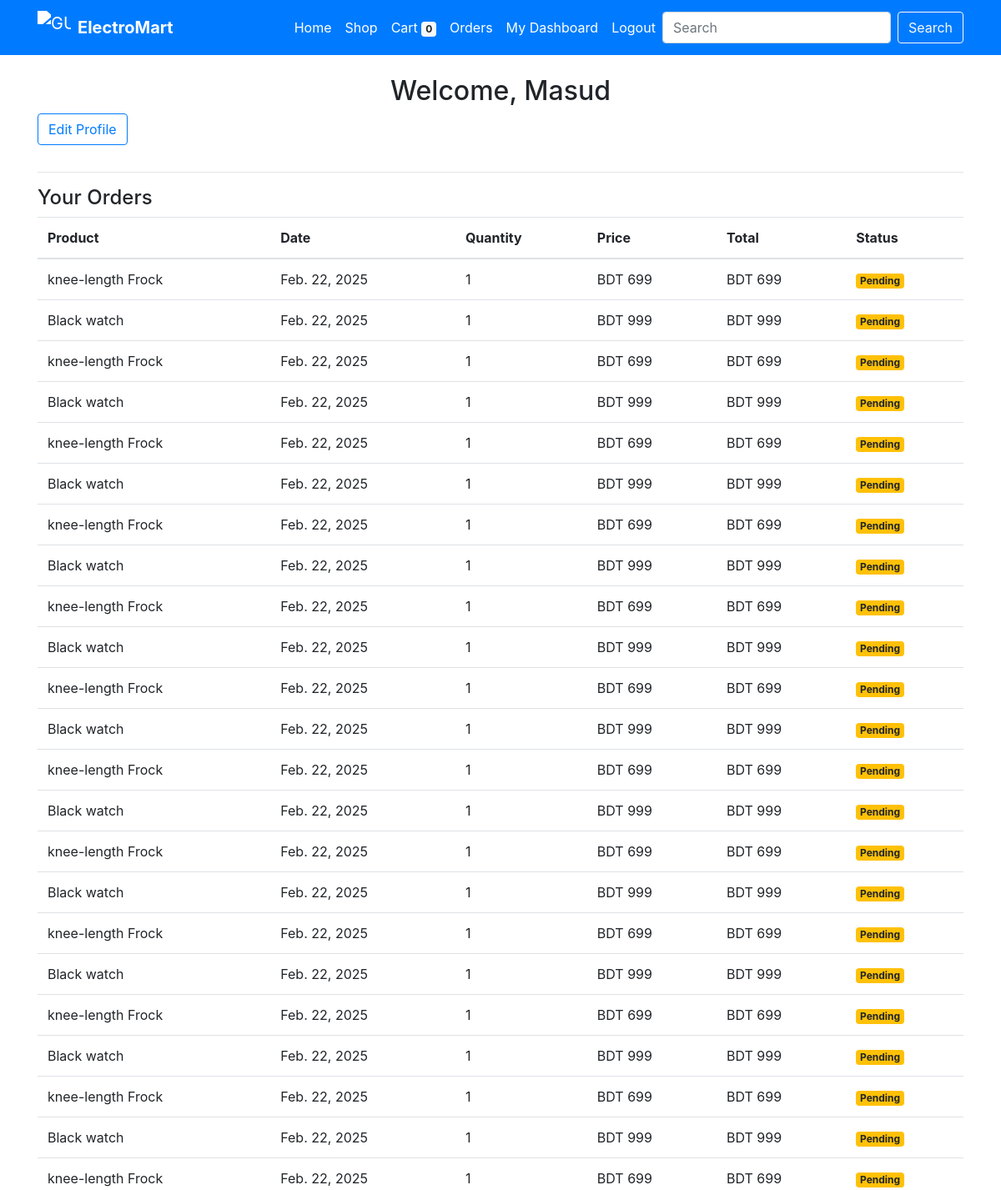
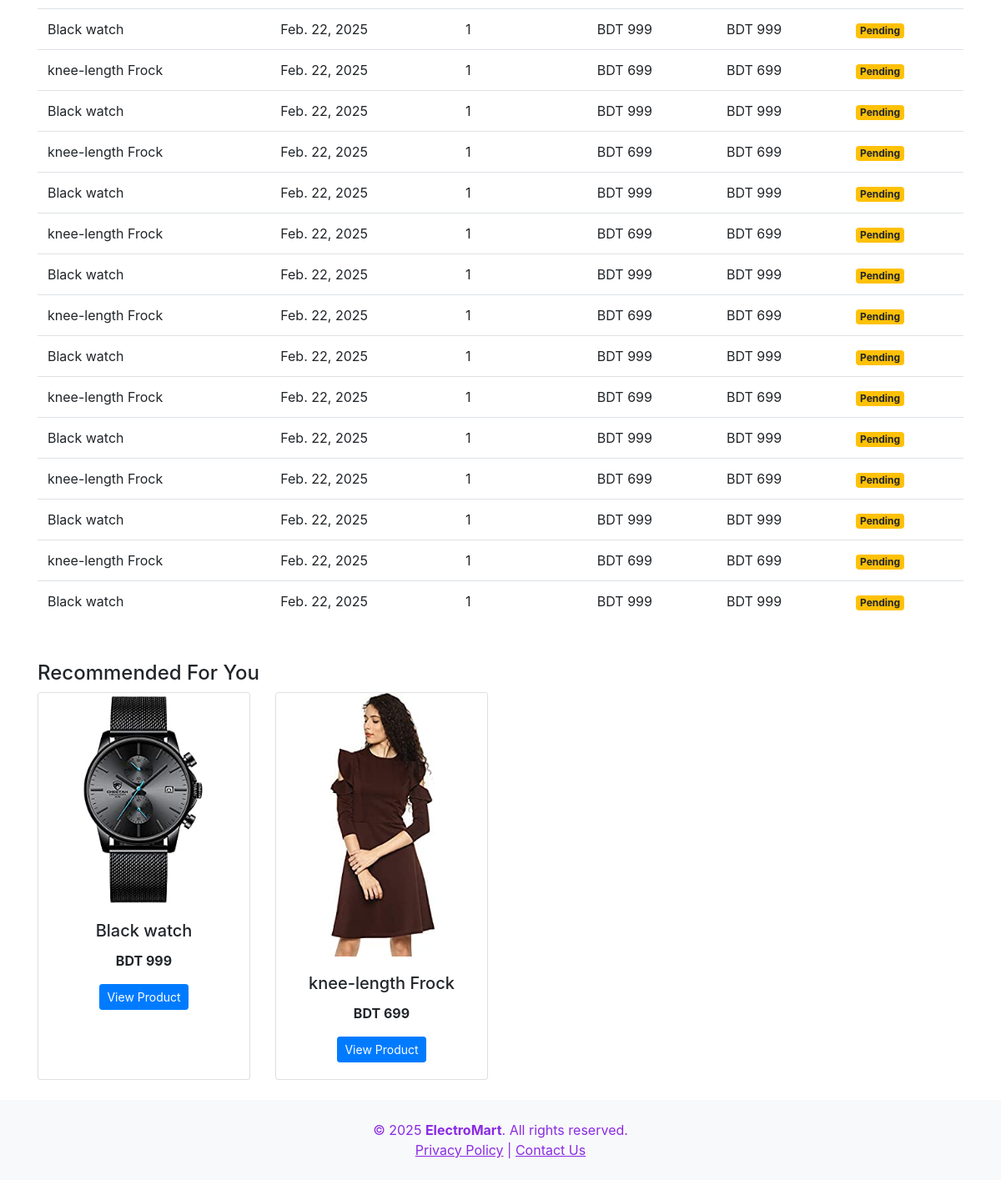
Screenshot of /my-dashboard/ (signed in) with the database file from the repository (2 pictures, top to bottom).
### store/models/customer.py (models this page shows, shortened)
class Customer(models.Model):
    first_name = models.CharField(max_length=50)
    last_name = models.CharField (max_length=50)
    phone = models.CharField(max_length=10)
    email=models.EmailField()
    password = models.CharField(max_length=100)

### store/models/orders.py (models this page shows, shortened)
class Order(models.Model):
    product = models.ForeignKey(Products,
                                on_delete=models.CASCADE)
    customer = models.ForeignKey(Customer,
                                 on_delete=models.CASCADE)
    quantity = models.IntegerField(default=1)
    price = models.IntegerField()
    address = models.CharField (max_length=50, default='', blank=True)
    phone = models.CharField (max_length=50, default='', blank=True)
    date = models.DateField (default=datetime.datetime.today)
    status = models.BooleanField (default=False)
    @staticmethod
    def get_orders_by_customer(customer_id):
        return Order.objects.filter(customer=customer_id).order_by('-date')

### store/models/product.py (models this page shows, shortened)
class Products(models.Model):
    size = models.CharField(max_length=20, choices=[('XS', 'XS'), ('S', 'S'), ('M', 'M'), ('L', 'L'), ('XL', 'XL')], default='M')
    color = models.CharField(max_length=20, choices=[('Black', 'Black'), ('White', 'White'), ('Red', 'Red'), ('Blue', 'Blue'), ('Green', 'Green')], default='Black')
    name = models.CharField(max_length=60)
    price= models.IntegerField(default=0)
    category= models.ForeignKey(Category,on_delete=models.CASCADE,default=1 )
    description= models.CharField(max_length=250, default='', blank=True, null= True)
    image= models.ImageField(upload_to='uploads/products/')
    ar_url = models.URLField(max_length=200, blank=True, null=True)
    vr_url = models.URLField(max_length=200, blank=True, null=True)
    has_ar = models.BooleanField(default=False)
    has_vr = models.BooleanField(default=False)

### store/views/home.py (the view)
# urls.py: path('my-dashboard/', user_dashboard, name='user_dashboard'),
def user_dashboard(request):
    customer_id = request.session.get('customer')
    if not customer_id:
        return render(request, 'login.html', {'error': 'Please log in to access your dashboard.'})
    customer = Customer.objects.get(id=customer_id)
    orders = Order.get_orders_by_customer(customer_id)
    recommendations = generate_recommendations_for_user(customer_id)
    return render(request, 'user_dashboard.html', {
        'customer': customer,
        'orders': orders,
        'recommended_products': recommendations
    })

### store/templatetags/custom_filter.py (called while the page is built)
@register.filter(name='currency')
def currency(number):
    return f"BDT {number}"

@register.filter(name='multiply')
def multiply(number, multiplier):
    return number * multiplier

### store/templates/user_dashboard.html
{% extends 'base.html' %}
{% load cart %}
{% load custom_filter %}
{% block content %}
<div class="container mt-4">
    <h2 class="text-center">Welcome, {{ customer.first_name }}</h2>
    <a href="{% url 'edit_profile' %}" class="btn btn-outline-primary mb-3">Edit Profile</a>
    <hr>
    <h4>Your Orders</h4>
    <table class="table">
        <thead>
            <tr>
                <th>Product</th>
                <th>Date</th>
                <th>Quantity</th>
                <th>Price</th>
                <th>Total</th>
                <th>Status</th>
            </tr>
        </thead>
        <tbody>
            {% for order in orders %}
            <tr>
                <td>{{ order.product.name }}</td>
                <td>{{ order.date }}</td>
                <td>{{ order.quantity }}</td>
                <td>{{ order.price|currency }}</td>
                <td>{{ order.quantity|multiply:order.price|currency }}</td>
                <td>
                    {% if order.status %}
                    <span class="badge badge-success">Completed</span>
                    {% else %}
                    <span class="badge badge-warning">Pending</span>
                    {% endif %}
                </td>
            </tr>
            {% empty %}
            <tr><td colspan="6">No orders found.</td></tr>
            {% endfor %}
        </tbody>
    </table>
    <h4 class="mt-5">Recommended For You</h4>
    <div class="row">
        {% for product in recommended_products %}
        <div class="col-md-3 mb-4">
            <div class="card h-100">
                <img src="{{ product.image.url }}" class="card-img-top" alt="{{ product.name }}">
                <div class="card-body text-center">
                    <h5 class="card-title">{{ product.name }}</h5>
                    <p class="card-text"><b>{{ product.price|currency }}</b></p>
                    <a href="/product/{{ product.id }}" class="btn btn-primary btn-sm">View Product</a>
                </div>
            </div>
        </div>
        {% empty %}
        <p>No recommendations at the moment.</p>
        {% endfor %}
    </div>
</div>
{% endblock %}

### store/templates/base.html (shortened to what this page needs)
<!doctype html>
<html lang="en">
<head>
    <link rel="stylesheet" href="https://maxcdn.bootstrapcdn.com/bootstrap/4.0.0/css/bootstrap.min.css">
</head>
<body>
    <nav class="navbar navbar-expand-lg navbar-dark bg-primary shadow-sm sticky-top">
        <div class="container">
            <a class="navbar-brand d-flex align-items-center" href="/">
                <img src="https://www.freepnglogos.com/uploads/shopping-cart-png/shopping-cart-svg-png-icon-download-28.png" style="width:40px;height:40px;" alt="GUB-Shop">
                <span class="ml-2 font-weight-bold">ElectroMart</span>
            </a>
            <div class="collapse navbar-collapse" id="navbarSupportedContent">
                <ul class="navbar-nav ml-auto align-items-center">
                    <li class="nav-item">
                        <a class="nav-link text-white" href="/store">Home</a>
                    </li>
                    <li class="nav-item">
                        <a class="nav-link text-white" href="/shop">Shop</a>
                    </li>
                    <li class="nav-item">
                        <a class="nav-link text-white" href="/cart">Cart <span class="badge badge-light">{{ request.session.cart.keys|length }}</span></a>
                    </li>
                    {% if request.session.customer %}
                    <li class="nav-item">
                        <a class="nav-link text-white" href="/orders">Orders</a>
                    </li>
                    {% if request.session.customer %}
                    <li class="nav-item">
                        <a class="nav-link text-white" href="/my-dashboard">My Dashboard</a>
                    </li>
                    {% endif %}
                    <li class="nav-item">
                        <a class="nav-link text-white" href="/logout">Logout</a>
                    </li>
                    {% endif %}
                </ul>
                <form class="form-inline my-2 my-lg-0" action="/search" method="GET">
                    <input class="form-control mr-sm-2" type="search" placeholder="Search" aria-label="Search" name="q">
                    <button class="btn btn-outline-light my-2 my-sm-0" type="submit">Search</button>
                </form>
            </div>
        </div>
    </nav>
    {% block content %}{% endblock %}
    <footer class="bg-light text-center py-4" style="color: #8A2BE2;">
        <p style="margin: 0;">
            &copy; 2025
            <strong>ElectroMart</strong>. All rights reserved.
        </p>
        <div>
            <a href="/privacy-policy" style="color: #8A2BE2; text-decoration: underline;">Privacy Policy</a> |
            <a href="/contact" style="color: #8A2BE2; text-decoration: underline;">Contact Us</a>
        </div>
    </footer>
</body>
</html>

### store/templates/base.html (style rules this page uses)
.navbar-brand img { filter: brightness(0) invert(1); }

### rows the page displays
Customer: first_name "Masud"
Order: product.name "knee-length Frock", date "Feb. 22, 2025", quantity "1", price "BDT 699", quantity|multiply "BDT 699", status "Pending"
Order: product.name "Black watch", date "Feb. 22, 2025", quantity "1", price "BDT 999", quantity|multiply "BDT 999", status "Pending"
Order: product.name "knee-length Frock", date "Feb. 22, 2025", quantity "1", price "BDT 699", quantity|multiply "BDT 699", status "Pending"
Order: product.name "Black watch", date "Feb. 22, 2025", quantity "1", price "BDT 999", quantity|multiply "BDT 999", status "Pending"
Order: product.name "knee-length Frock", date "Feb. 22, 2025", quantity "1", price "BDT 699", quantity|multiply "BDT 699", status "Pending"
Order: product.name "Black watch", date "Feb. 22, 2025", quantity "1", price "BDT 999", quantity|multiply "BDT 999", status "Pending"
Order: product.name "knee-length Frock", date "Feb. 22, 2025", quantity "1", price "BDT 699", quantity|multiply "BDT 699", status "Pending"
Order: product.name "Black watch", date "Feb. 22, 2025", quantity "1", price "BDT 999", quantity|multiply "BDT 999", status "Pending"
Order: product.name "knee-length Frock", date "Feb. 22, 2025", quantity "1", price "BDT 699", quantity|multiply "BDT 699", status "Pending"
Order: product.name "Black watch", date "Feb. 22, 2025", quantity "1", price "BDT 999", quantity|multiply "BDT 999", status "Pending"
Order: product.name "knee-length Frock", date "Feb. 22, 2025", quantity "1", price "BDT 699", quantity|multiply "BDT 699", status "Pending"
Order: product.name "Black watch", date "Feb. 22, 2025", quantity "1", price "BDT 999", quantity|multiply "BDT 999", status "Pending"
Order: product.name "knee-length Frock", date "Feb. 22, 2025", quantity "1", price "BDT 699", quantity|multiply "BDT 699", status "Pending"
Order: product.name "Black watch", date "Feb. 22, 2025", quantity "1", price "BDT 999", quantity|multiply "BDT 999", status "Pending"
Order: product.name "knee-length Frock", date "Feb. 22, 2025", quantity "1", price "BDT 699", quantity|multiply "BDT 699", status "Pending"
Order: product.name "Black watch", date "Feb. 22, 2025", quantity "1", price "BDT 999", quantity|multiply "BDT 999", status "Pending"
Order: product.name "knee-length Frock", date "Feb. 22, 2025", quantity "1", price "BDT 699", quantity|multiply "BDT 699", status "Pending"
Order: product.name "Black watch", date "Feb. 22, 2025", quantity "1", price "BDT 999", quantity|multiply "BDT 999", status "Pending"
Order: product.name "knee-length Frock", date "Feb. 22, 2025", quantity "1", price "BDT 699", quantity|multiply "BDT 699", status "Pending"
Order: product.name "Black watch", date "Feb. 22, 2025", quantity "1", price "BDT 999", quantity|multiply "BDT 999", status "Pending"
Order: product.name "knee-length Frock", date "Feb. 22, 2025", quantity "1", price "BDT 699", quantity|multiply "BDT 699", status "Pending"
Order: product.name "Black watch", date "Feb. 22, 2025", quantity "1", price "BDT 999", quantity|multiply "BDT 999", status "Pending"
Order: product.name "knee-length Frock", date "Feb. 22, 2025", quantity "1", price "BDT 699", quantity|multiply "BDT 699", status "Pending"
Order: product.name "Black watch", date "Feb. 22, 2025", quantity "1", price "BDT 999", quantity|multiply "BDT 999", status "Pending"
Order: product.name "knee-length Frock", date "Feb. 22, 2025", quantity "1", price "BDT 699", quantity|multiply "BDT 699", status "Pending"
Order: product.name "Black watch", date "Feb. 22, 2025", quantity "1", price "BDT 999", quantity|multiply "BDT 999", status "Pending"
Order: product.name "knee-length Frock", date "Feb. 22, 2025", quantity "1", price "BDT 699", quantity|multiply "BDT 699", status "Pending"
Order: product.name "Black watch", date "Feb. 22, 2025", quantity "1", price "BDT 999", quantity|multiply "BDT 999", status "Pending"
Order: product.name "knee-length Frock", date "Feb. 22, 2025", quantity "1", price "BDT 699", quantity|multiply "BDT 699", status "Pending"
Order: product.name "Black watch", date "Feb. 22, 2025", quantity "1", price "BDT 999", quantity|multiply "BDT 999", status "Pending"
Order: product.name "knee-length Frock", date "Feb. 22, 2025", quantity "1", price "BDT 699", quantity|multiply "BDT 699", status "Pending"
Order: product.name "Black watch", date "Feb. 22, 2025", quantity "1", price "BDT 999", quantity|multiply "BDT 999", status "Pending"
Order: product.name "knee-length Frock", date "Feb. 22, 2025", quantity "1", price "BDT 699", quantity|multiply "BDT 699", status "Pending"
Order: product.name "Black watch", date "Feb. 22, 2025", quantity "1", price "BDT 999", quantity|multiply "BDT 999", status "Pending"
Order: product.name "knee-length Frock", date "Feb. 22, 2025", quantity "1", price "BDT 699", quantity|multiply "BDT 699", status "Pending"
Order: product.name "Black watch", date "Feb. 22, 2025", quantity "1", price "BDT 999", quantity|multiply "BDT 999", status "Pending"
Order: product.name "knee-length Frock", date "Feb. 22, 2025", quantity "1", price "BDT 699", quantity|multiply "BDT 699", status "Pending"
Order: product.name "Black watch", date "Feb. 22, 2025", quantity "1", price "BDT 999", quantity|multiply "BDT 999", status "Pending"
Products: image (picture), name "Black watch", price "BDT 999"
Products: image (picture), name "knee-length Frock", price "BDT 699"

### other values shown
{{ request.session.cart.keys|length }} "0"
